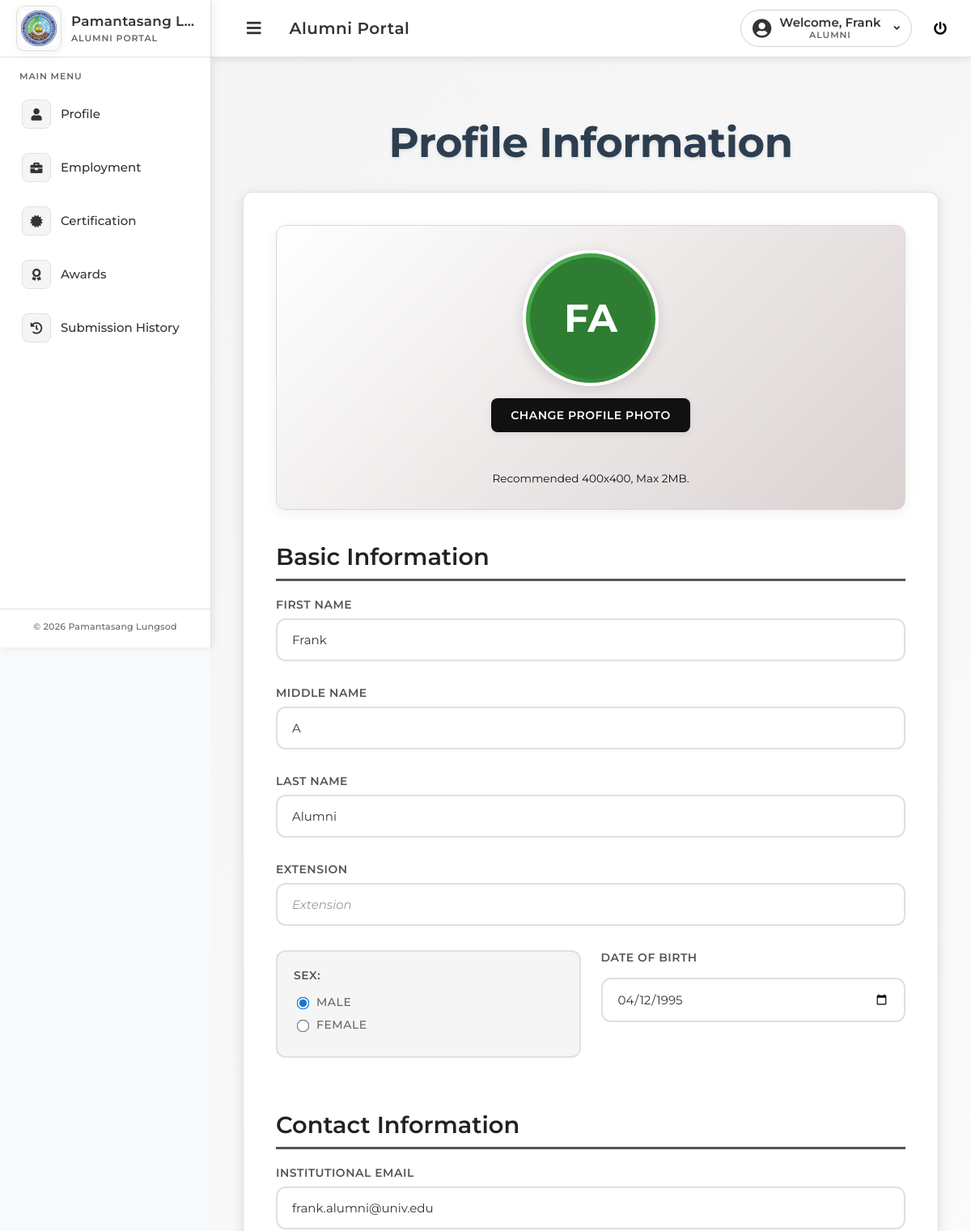
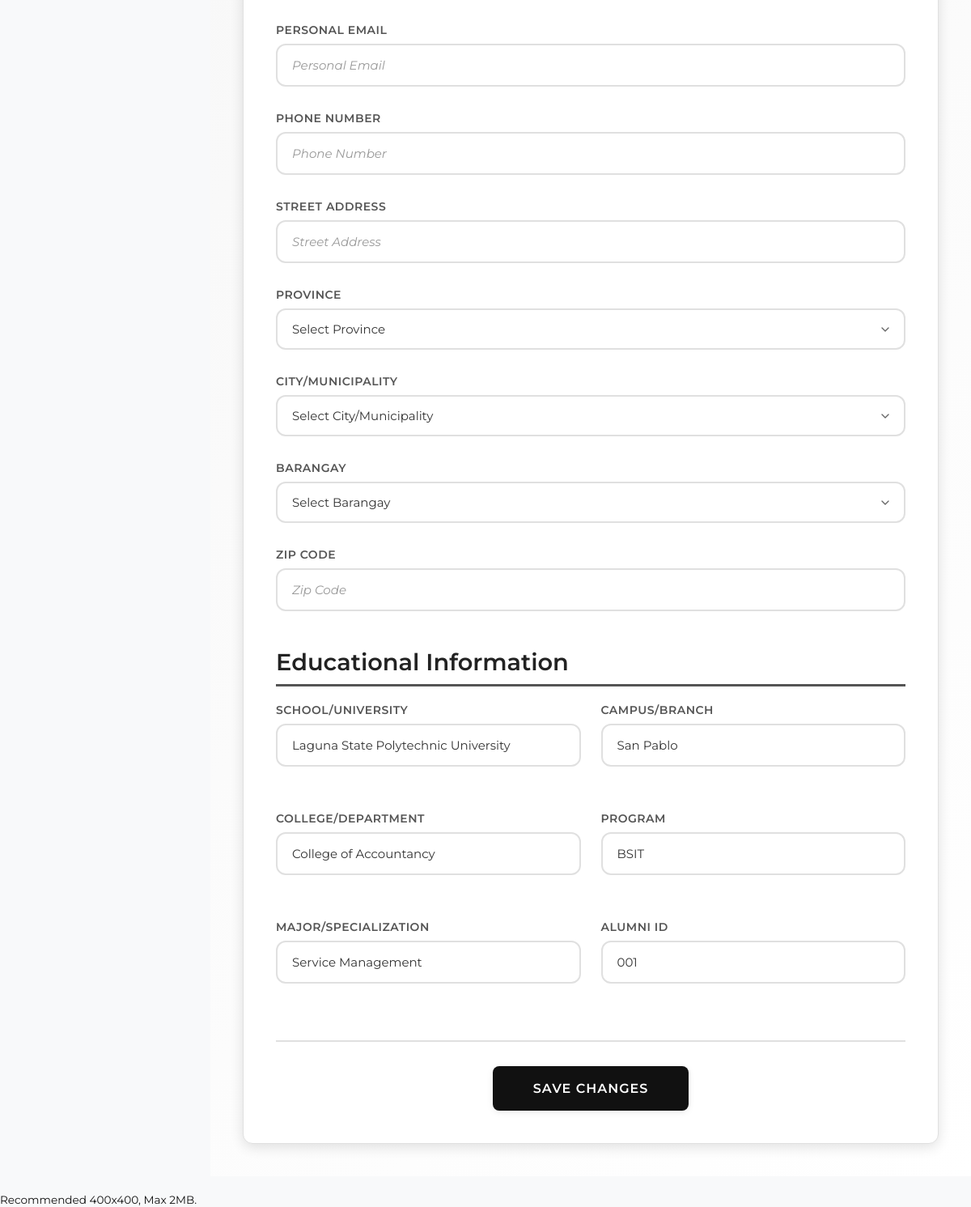
Screenshot of /.history/alumni/index_20250817221758.php (signed in) with the database file from the repository (2 pictures, top to bottom).
### tables this page shows
CREATE TABLE `personal` (
  `id` int(11) NOT NULL,
  `first_name` varchar(255) DEFAULT NULL,
  `middle_name` varchar(255) DEFAULT NULL,
  `last_name` varchar(255) DEFAULT NULL,
  `extension` varchar(50) DEFAULT NULL,
  `sex` enum('male','female') DEFAULT NULL,
  `dob` date DEFAULT NULL,
  `institutional_email` varchar(255) DEFAULT NULL,
  `personal_email` varchar(255) DEFAULT NULL,
  `phone_number` varchar(20) DEFAULT NULL,
  `street_address` text DEFAULT NULL,
  `province` varchar(255) DEFAULT NULL,
  `city` varchar(255) DEFAULT NULL,
  `barangay` varchar(255) DEFAULT NULL,
  `zip_code` varchar(10) DEFAULT NULL,
  `profile_photo` varchar(255) DEFAULT NULL,
  `user_id` int(11) DEFAULT NULL,
  `facebook` varchar(255) DEFAULT NULL,
  `civil_status` varchar(20) DEFAULT NULL
);

CREATE TABLE `education` (
  `id` int(11) NOT NULL,
  `user_id` int(11) NOT NULL,
  `school_university` varchar(255) NOT NULL,
  `campus_branch` varchar(255) NOT NULL,
  `college_department` varchar(255) NOT NULL,
  `program` varchar(255) NOT NULL,
  `major_specialization` varchar(255) DEFAULT NULL,
  `alumni_id` varchar(100) NOT NULL,
  `student_number` varchar(100) DEFAULT NULL,
  `campus` varchar(255) DEFAULT NULL,
  `branch` varchar(255) DEFAULT NULL,
  `college` varchar(255) DEFAULT NULL,
  `department` varchar(255) DEFAULT NULL,
  `specialization` varchar(255) DEFAULT NULL,
  `year_graduated` varchar(10) DEFAULT NULL
);

### .history/alumni/index_20250817221758.php (the view, shortened to what this page needs)
<?php
include 'includes/Aheader.php';
$db = Database::getInstance();
$conn = $db->getConnection();
$user_id = $_SESSION['user_id'];
$personal = [
  'first_name' => '',
  'middle_name' => '',
  'last_name' => '',
  'extension' => '',
  'sex' => '',
  'dob' => '',
  'institutional_email' => '',
  'personal_email' => '',
  'phone_number' => '',
  'street_address' => '',
  'province' => '',
  'city' => '',
  'barangay' => '',
  'zip_code' => '',
  'profile_photo' => ''
];
$education = [
  'school_university' => '',
  'campus_branch' => '',
  'college_department' => '',
  'program' => '',
  'major_specialization' => '',
  'alumni_id' => ''
];
$stmt = $conn->prepare("SELECT first_name, middle_name, last_name, extension, sex, dob, institutional_email, personal_email, phone_number, street_address, province, city, barangay, zip_code, profile_photo FROM personal WHERE user_id = ? LIMIT 1");
$stmt->bind_param('i', $user_id);
$stmt->execute();
$stmt->bind_result($personal['first_name'], $personal['middle_name'], $personal['last_name'], $personal['extension'], $personal['sex'], $personal['dob'], $personal['institutional_email'], $personal['personal_email'], $personal['phone_number'], $personal['street_address'], $personal['province'], $personal['city'], $personal['barangay'], $personal['zip_code'], $personal['profile_photo']);
$stmt = $conn->prepare("SELECT school_university, campus_branch, college_department, program, major_specialization, alumni_id FROM education WHERE user_id = ? LIMIT 1");
$stmt->bind_param('i', $user_id);
$stmt->execute();
$stmt->bind_result($education['school_university'], $education['campus_branch'], $education['college_department'], $education['program'], $education['major_specialization'], $education['alumni_id']);
?>
<?php include 'includes/Asidebar.php'; ?>
<link rel="stylesheet" href="alumni.css">
<main class="profile-content">
  <h1 class="profile-heading">Profile Information</h1>
  <div class="profile-container">
    <form method="post" enctype="multipart/form-data">
      <div class="profile-photo-section">
        <div class="avatar-placeholder">
          <div id="avatarInitials" style="width:150px;height:150px;border-radius:50%;background:#2e7d32;display:<?php echo $personal['profile_photo'] ? 'none' : 'flex'; ?>;align-items:center;justify-content:center;font-size:3em;color:#fff;font-weight:bold;">
            <?php
              $initials = '';
              if (!empty($personal['first_name'])) $initials .= strtoupper($personal['first_name'][0]);
              if (!empty($personal['last_name'])) $initials .= strtoupper($personal['last_name'][0]);
              echo $initials ?: '?';
            ?>
          </div>
        </div>
        <label for="profile_photo" class="upload-button" aria-label="Change Profile Photo">Change Profile Photo</label>
        <br>
        <small class="upload-instruction">Recommended 400x400, Max 2MB.</small>
      </div>
      <h3>Basic Information</h3>
      <div class="form-group">
        <label for="first_name">First Name</label>
        <input type="text" id="first_name" name="first_name" placeholder="First Name" required value="<?php echo htmlspecialchars($personal['first_name']); ?>" aria-label="First Name">
      </div>
      <div class="form-group">
        <label for="middle_name">Middle Name</label>
        <input type="text" id="middle_name" name="middle_name" placeholder="Middle Name" value="<?php echo htmlspecialchars($personal['middle_name']); ?>" aria-label="Middle Name">
      </div>
      <div class="form-group">
        <label for="last_name">Last Name</label>
        <input type="text" id="last_name" name="last_name" placeholder="Last Name" required value="<?php echo htmlspecialchars($personal['last_name']); ?>" aria-label="Last Name">
      </div>
      <div class="form-group">
        <label for="extension">Extension</label>
        <input type="text" id="extension" name="extension" placeholder="Extension" value="<?php echo htmlspecialchars($personal['extension']); ?>" aria-label="Extension">
      </div>
      <div class="sex-dob-row">
        <div class="sex-selection form-group">
          <label>Sex:</label>
          <label><input type="radio" id="sex_male" name="sex" value="male" required <?php if($personal['sex']==='male') echo 'checked'; ?> aria-label="Male"> Male</label>
          <label><input type="radio" id="sex_female" name="sex" value="female" required <?php if($personal['sex']==='female') echo 'checked'; ?> aria-label="Female"> Female</label>
        </div>
        <div class="dob-field form-group">
          <label for="dob">Date of Birth</label>
          <input type="date" id="dob" name="dob" required value="<?php echo htmlspecialchars($personal['dob']); ?>" aria-label="Date of Birth">
        </div>
      </div>
      <h3>Contact Information</h3>
      <div class="form-group">
        <label for="institutional_email">Institutional Email</label>
        <input type="email" id="institutional_email" name="institutional_email" placeholder="Institutional Email" required value="<?php echo htmlspecialchars($personal['institutional_email']); ?>" aria-label="Institutional Email">
      </div>
      <div class="form-group">
        <label for="personal_email">Personal Email</label>
        <input type="email" id="personal_email" name="personal_email" placeholder="Personal Email" value="<?php echo htmlspecialchars($personal['personal_email']); ?>" aria-label="Personal Email">
      </div>
      <div class="form-group">
        <label for="phone_number">Phone Number</label>
        <input type="tel" id="phone_number" name="phone_number" placeholder="Phone Number" required value="<?php echo htmlspecialchars($personal['phone_number']); ?>" aria-label="Phone Number">
      </div>
      <div class="form-group">
        <label for="street_address">Street Address</label>
        <input type="text" id="street_address" name="street_address" placeholder="Street Address" required value="<?php echo htmlspecialchars($personal['street_address']); ?>" aria-label="Street Address">
      </div>
      <div class="form-group">
        <label for="province">Province</label>
        <select id="province" name="province" required aria-label="Province" data-selected="<?php echo htmlspecialchars($personal['province']); ?>">
          <option value="" disabled selected>Select Province</option>
        </select>
      </div>
      <div class="form-group">
        <label for="city">City/Municipality</label>
        <select id="city" name="city" required aria-label="City/Municipality" data-selected="<?php echo htmlspecialchars($personal['city']); ?>">
          <option value="" disabled selected>Select City/Municipality</option>
        </select>
      </div>
      <div class="form-group">
        <label for="barangay">Barangay</label>
        <select id="barangay" name="barangay" required aria-label="Barangay" data-selected="<?php echo htmlspecialchars($personal['barangay']); ?>">
          <option value="" disabled selected>Select Barangay</option>
        </select>
      </div>
      <div class="form-group">
        <label for="zip_code">Zip Code</label>
        <input type="text" id="zip_code" name="zip_code" placeholder="Zip Code" required value="<?php echo htmlspecialchars($personal['zip_code']); ?>" aria-label="Zip Code">
      </div>
      <h3>Educational Information</h3>
      <div class="input-row">
        <div class="form-group">
          <label for="school_university">School/University</label>
          <input type="text" id="school_university" name="school_university" placeholder="School/University" required value="<?php echo htmlspecialchars($education['school_university']); ?>" aria-label="School/University">
        </div>
        <div class="form-group">
          <label for="campus_branch">Campus/Branch</label>
          <input type="text" id="campus_branch" name="campus_branch" placeholder="Campus/Branch" required value="<?php echo htmlspecialchars($education['campus_branch']); ?>" aria-label="Campus/Branch">
        </div>
        <div class="form-group">
          <label for="college_department">College/Department</label>
          <input type="text" id="college_department" name="college_department" placeholder="College/Department" required value="<?php echo htmlspecialchars($education['college_department']); ?>" aria-label="College/Department">
        </div>
        <div class="form-group">
          <label for="program">Program</label>
          <input type="text" id="program" name="program" placeholder="Program" required value="<?php echo htmlspecialchars($education['program']); ?>" aria-label="Program">
        </div>
        <div class="form-group">
          <label for="major_specialization">Major/Specialization</label>
          <input type="text" id="major_specialization" name="major_specialization" placeholder="Major/Specialization" required value="<?php echo htmlspecialchars($education['major_specialization']); ?>" aria-label="Major/Specialization">
        </div>
        <div class="form-group">
          <label for="alumni_id">Alumni ID</label>
          <input type="text" id="alumni_id" name="alumni_id" placeholder="Alumni ID" required value="<?php echo htmlspecialchars($education['alumni_id']); ?>" aria-label="Alumni ID">
        </div>
      </div>
      <div class="form-actions">
        <button type="submit" class="save-button">Save Changes</button>
      </div>
    </form>
  </div>
</main>
        <br>
        <small class="upload-instruction">Recommended 400x400, Max 2MB.</small>

### alumni/includes/Aheader.php (shortened to what this page needs)
<?php if (session_status() === PHP_SESSION_NONE) { session_start(); }
$topbarFirstName = 'Alumni';
$topbarProfilePhoto = null;
if (isset($_SESSION['user_id'])) {
    try {
        $conn = Database::getInstance()->getConnection();
        if ($conn) {
            $uid = intval($_SESSION['user_id']);
            $stmt = $conn->prepare("SELECT first_name, profile_photo FROM personal WHERE user_id = ? LIMIT 1");
            if ($stmt) {
                $stmt->bind_param('i', $uid);
                $stmt->execute();
                $stmt->bind_result($fn, $pp);
                if ($stmt->fetch()) {
                    if (!empty($fn)) {
                        $topbarFirstName = $fn;
                    }
                }
            }
        }
    } catch (Throwable $e) {  }
}
?>
<!DOCTYPE html>
<html lang="en">
<head>
    <link rel="stylesheet" href="https://cdnjs.cloudflare.com/ajax/libs/font-awesome/5.15.4/css/all.min.css" />
    <link rel="stylesheet" href="alumni.css?v=<?php echo time(); ?>">
</head>
<body>
    <?php
        $currentPath = $_SERVER['PHP_SELF'] ?? '';
        $currentBase = basename($currentPath);
        $isAuthPage = (strpos($currentPath, 'signin.php') !== false) || (strpos($currentPath, 'signup.php') !== false);
        $isVerifyEmailPage = ($currentBase === 'verify-email.php');
    ?>
    <?php if (isset($_SESSION['user_id']) && $currentBase !== 'UpdateAccount.php' && !$isAuthPage && !$isVerifyEmailPage): ?>
    <nav class="topbar">
        <div class="topbar-left">
            <button class="sidebar-toggle-btn" onclick="toggleSidebar()" aria-label="Toggle Sidebar">
                <i class="fas fa-bars"></i>
            </button>
            <span class="topbar-title">Alumni Portal</span>
        </div>
        <div class="topbar-right">
            <div class="topbar-user topbar-user-link" id="topbarUser" onclick="toggleUserMenu(event)">
                <?php if ($topbarProfilePhoto): ?>
                    <img src="<?php echo htmlspecialchars($topbarProfilePhoto); ?>" alt="Profile" class="topbar-user-avatar" style="width: 40px; height: 40px; border-radius: 50%; object-fit: cover;">
                <?php else: ?>
                    <i class="fas fa-user-circle"></i>
                <?php endif; ?>
                <span class="topbar-user-text">
                    <span class="topbar-user-greeting">Welcome, <?php echo htmlspecialchars($topbarFirstName); ?></span>
                    <span class="topbar-user-role">Alumni</span>
                </span>
            </div>
            <a href="#" onclick="showLogoutModal()" class="logout-link" title="Logout">
                <i class="fas fa-power-off" style="color: black; margin-left: 11px;"></i>
            </a>
        </div>
    </nav>
    <?php endif; ?>

### rows the page displays
personal: first_name "Frank", first_name+last_name "FA", middle_name "A", last_name "Alumni", sex "☑ MALE", sex "☐ FEMALE", dob "04/12/1995", institutional_email "frank.alumni@univ.edu"
education: school_university "Laguna State Polytechnic University", campus_branch "San Pablo", college_department "College of Accountancy", program "BSIT", major_specialization "Service Management", alumni_id "001"

### other values shown
$branding['system_name'] "Pamantasang…"
$item['label'] "Profile"
$item['label'] "Employment"
$item['label'] "Certification"
$item['label'] "Awards"
$item['label'] "Submission History"
$branding['system_name'] "Pamantasang Lungsod"
